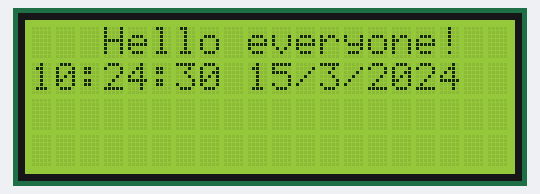
Recording of a sketch running on a simulated Arduino Uno, built with avr-gcc and run on an emulated ATmega328P. Parts: 20×4 character LCD. Wiring (inferred from the names in the program): DS1307 clock at I2C address 0x68. The local clock reads 2024-03-15 10:24:30 at power-on unless the sketch sets it.

Above: at 0.1 s.
At 4.2 s:
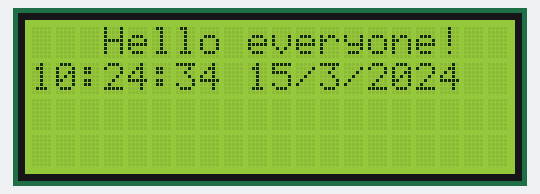
At 11.2 s:
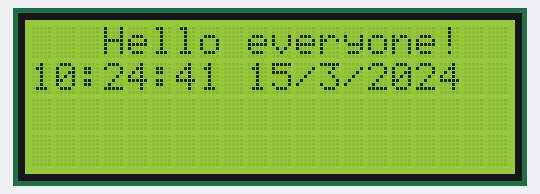
At 19.3 s:
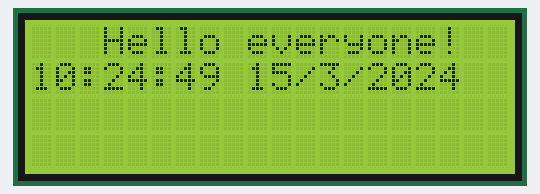
At 29.4 s:
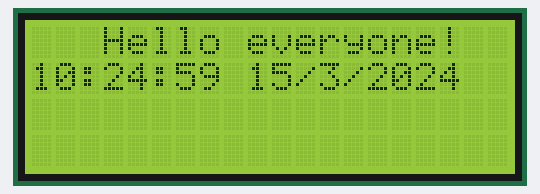
At 38.4 s:
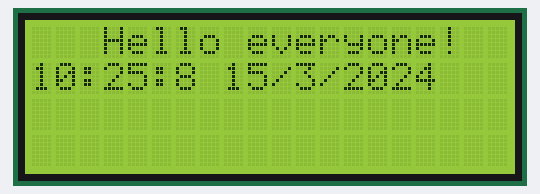

The sketch:

DS1307_LCD.ino
```cpp
#include <Wire.h>
#include <LiquidCrystal.h>

const int rs = 7, en = 6, d4 = 5, d5 = 4, d6 = 3, d7 = 2;
LiquidCrystal lcd(rs, en, d4, d5, d6, d7);
/* Địa chỉ của DS1307 */
const byte DS1307 = 0x68;
/* Số byte dữ liệu sẽ đọc từ DS1307 */
const byte NumberOfFields = 7;

/* khai báo các biến thời gian */
int second, minute, hour, day, wday, month, year;

void setup()
{
  Wire.begin();
  /* cài đặt thời gian cho module */
//  setTime(20, 41, 20, 4, 21, 10, 18); // 12:30:45 CN 08-02-2015
  Serial.begin(9600);
  lcd.begin(20, 4);

}

void loop()
{
  LCDTime();
  delay(1000);
}
void LCDTime(){
  lcd.clear();
  lcd.setCursor(3,0);
  lcd.print("Hello everyone!");
  readDS1307();
  lcd.setCursor(0,1);
  lcd.print(hour);
  lcd.print(":");
  lcd.print(minute);
  lcd.print(":");
  lcd.print(second);
  lcd.print(" ");
  lcd.print(day);
  lcd.print("/");
  lcd.print(month);
  lcd.print("/");
  lcd.print(year);

}
void readDS1307()
{
        Wire.beginTransmission(DS1307);
        Wire.write((byte)0x00);
        Wire.endTransmission();
        Wire.requestFrom(DS1307, NumberOfFields);

        second = bcd2dec(Wire.read() & 0x7f);
        minute = bcd2dec(Wire.read() );
        hour   = bcd2dec(Wire.read() & 0x3f); // chế độ 24h.
        wday   = bcd2dec(Wire.read() );
        day    = bcd2dec(Wire.read() );
        month  = bcd2dec(Wire.read() );
        year   = bcd2dec(Wire.read() );
        year += 2000;
}
/* Chuyển từ format BCD (Binary-Coded Decimal) sang Decimal */
int bcd2dec(byte num)
{
        return ((num/16 * 10) + (num % 16));
}
/* Chuyển từ Decimal sang BCD */
int dec2bcd(byte num)
{
        return ((num/10 * 16) + (num % 10));
}

void digitalClockDisplay(){
    // digital clock display of the time
    Serial.print(hour);
    printDigits(minute);
    printDigits(second);
    Serial.print(" ");
    Serial.print(day);
    Serial.print(" ");
    Serial.print(month);
    Serial.print(" ");
    Serial.print(year);
    Serial.println();
}

void printDigits(int digits){
    // các thành phần thời gian được ngăn chách bằng dấu :
    Serial.print(":");

    if(digits < 10)
        Serial.print('0');
    Serial.print(digits);
}

/* cài đặt thời gian cho DS1307 */
void setTime(byte hr, byte min, byte sec, byte wd, byte d, byte mth, byte yr)
{
        Wire.beginTransmission(DS1307);
        Wire.write(byte(0x00)); // đặt lại pointer
        Wire.write(dec2bcd(sec));
        Wire.write(dec2bcd(min));
        Wire.write(dec2bcd(hr));
        Wire.write(dec2bcd(wd)); // day of week: Sunday = 1, Saturday = 7
        Wire.write(dec2bcd(d));
        Wire.write(dec2bcd(mth));
        Wire.write(dec2bcd(yr));
        Wire.endTransmission();
}
```

Measured:
- what the display in image 1 shows lasts 1.0 s, from 4.1 s to 5.1 s
